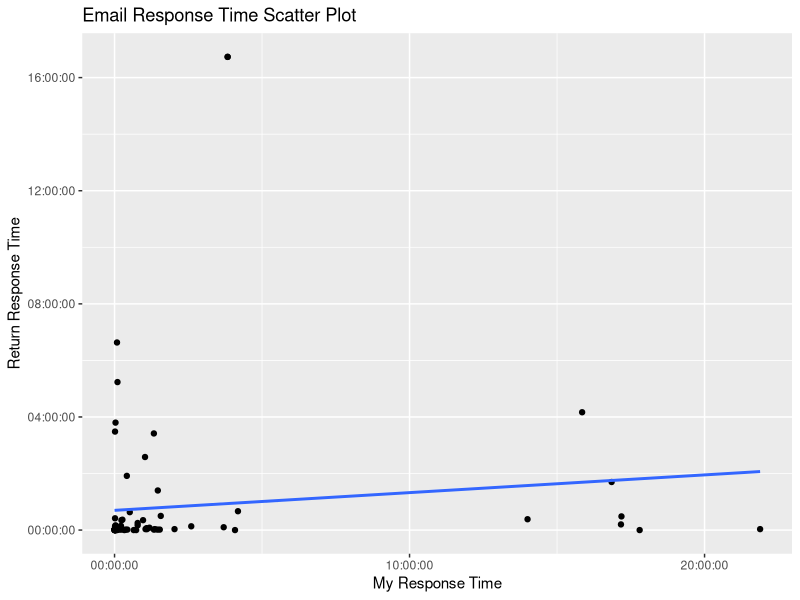
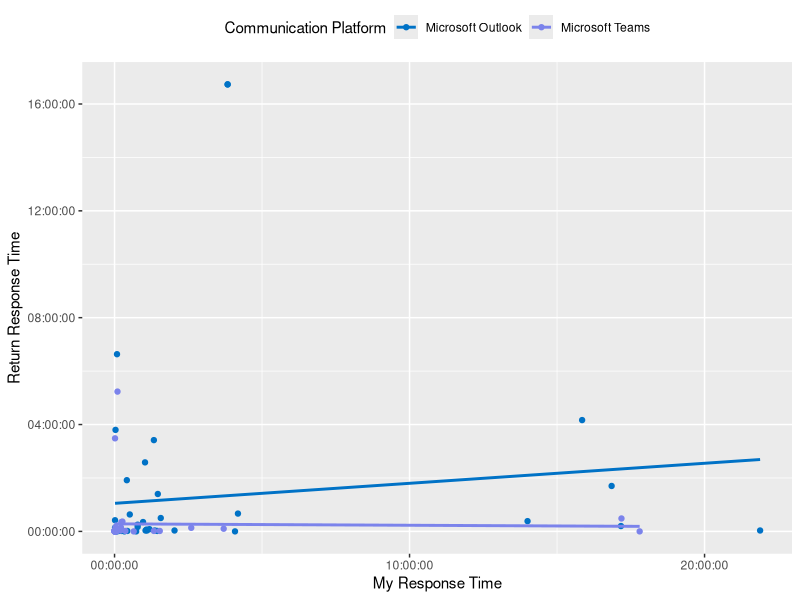
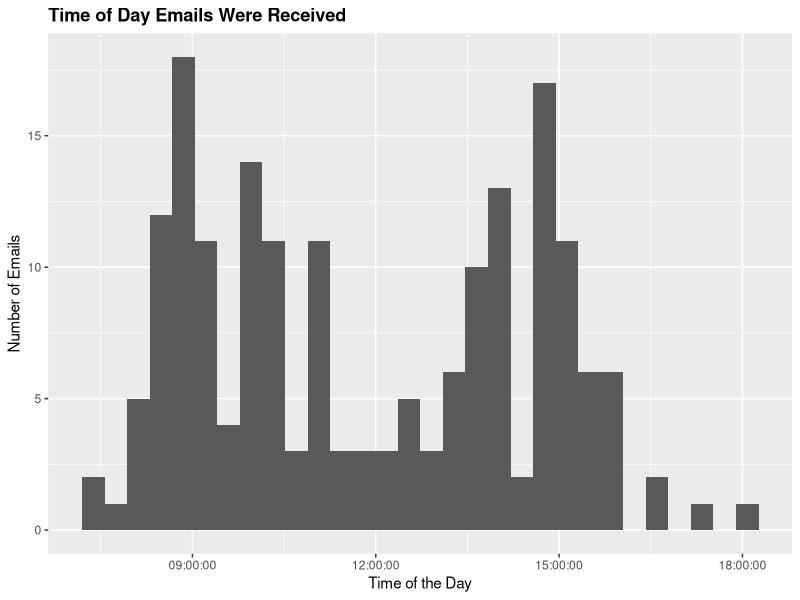

Generate these figures, in order, with R:
## ---- chunk 1
library(readr)
library(dplyr)
library(ggplot2)
library(scales)
library(lubridate)
library(reshape)
## ---- chunk 2
email_response <- read_csv("hw5_data.csv")
## ---- chunk 3
email_response$mytime_num <- as.numeric(email_response$my_response_time)
email_response$responsetime_num <- 
  as.numeric(email_response$return_response_time)
response_corr <- cor(email_response$mytime_num, email_response$responsetime_num)
response_corr

## ---- chunk 4
email_viz01 <- ggplot(data=email_response, aes(x=my_response_time, 
                                             y=return_response_time)) +
  geom_point() +
  geom_smooth(method=lm,
              se=FALSE) +
  xlab('My Response Time') + 
  ylab('Return Response Time') +
  ggtitle("Email Response Time Scatter Plot")
  
email_viz01
## ---- chunk 5
mt_messages <- email_response %>% filter(service == "MT")
mt_messages$mytime_num <- as.numeric(mt_messages$my_response_time)
mt_messages$responsetime_num <- 
  as.numeric(mt_messages$return_response_time)
mt_response_corr <- cor(mt_messages$mytime_num, mt_messages$responsetime_num)
mt_response_corr
## ---- chunk 6
mo_messages <- email_response %>% filter(service == "MO")
mo_messages$mytime_num <- as.numeric(mo_messages$my_response_time)
mo_messages$responsetime_num <- 
  as.numeric(mo_messages$return_response_time)
mo_response_corr <- cor(mo_messages$mytime_num, mo_messages$responsetime_num)
mo_response_corr
## ---- chunk 7
email_viz <- ggplot(data=email_response, aes(x=my_response_time, 
                                             y=return_response_time, 
                                             color=service)) +
  geom_point() +
  geom_smooth(method=lm,
              se=FALSE) +
  xlab('My Response Time') + 
  ylab('Return Response Time') +
  scale_colour_manual(values=c("#0072C6", "#7B83EB"),
                        name="Communication Platform",
                        breaks=c("MO", "MT"),
                        labels=c("Microsoft Outlook", "Microsoft Teams")) +
  theme(legend.position = "top")
  
email_viz
## ---- chunk 8
received_times <- read_csv("email_times.csv")
## ---- chunk 9
m <- mean(received_times$times)
std <- sqrt(var(received_times$times))
resp_viz <- ggplot(data = received_times, aes(x=times)) +
  geom_histogram() +
  xlab("Time of the Day") + 
  ylab("Number of Emails") +
  ggtitle("Time of Day Emails Were Received") + 
  theme(plot.title = element_text(lineheight=.8, face="bold"))
resp_viz
